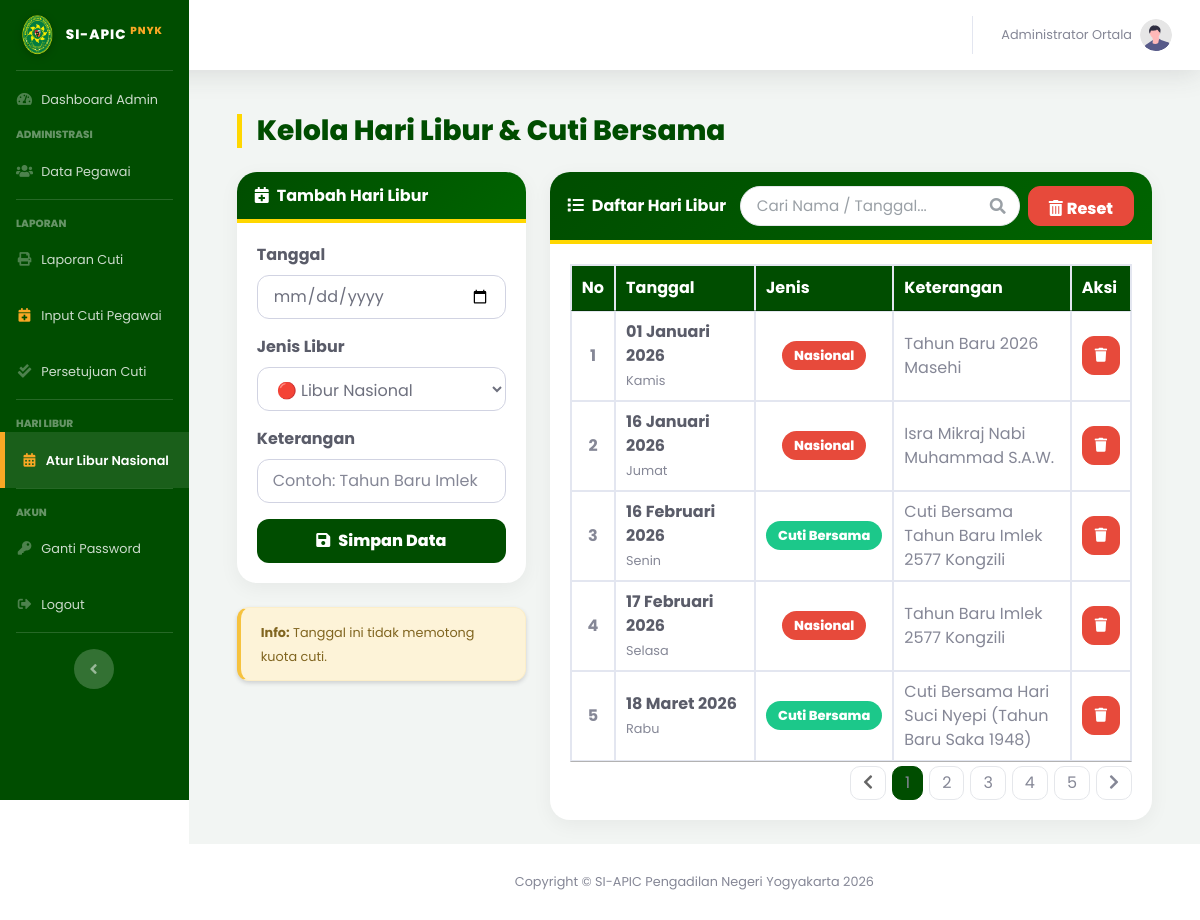
/index.php?page=manage_libur (signed in), run on an earlier commit of the app's database.
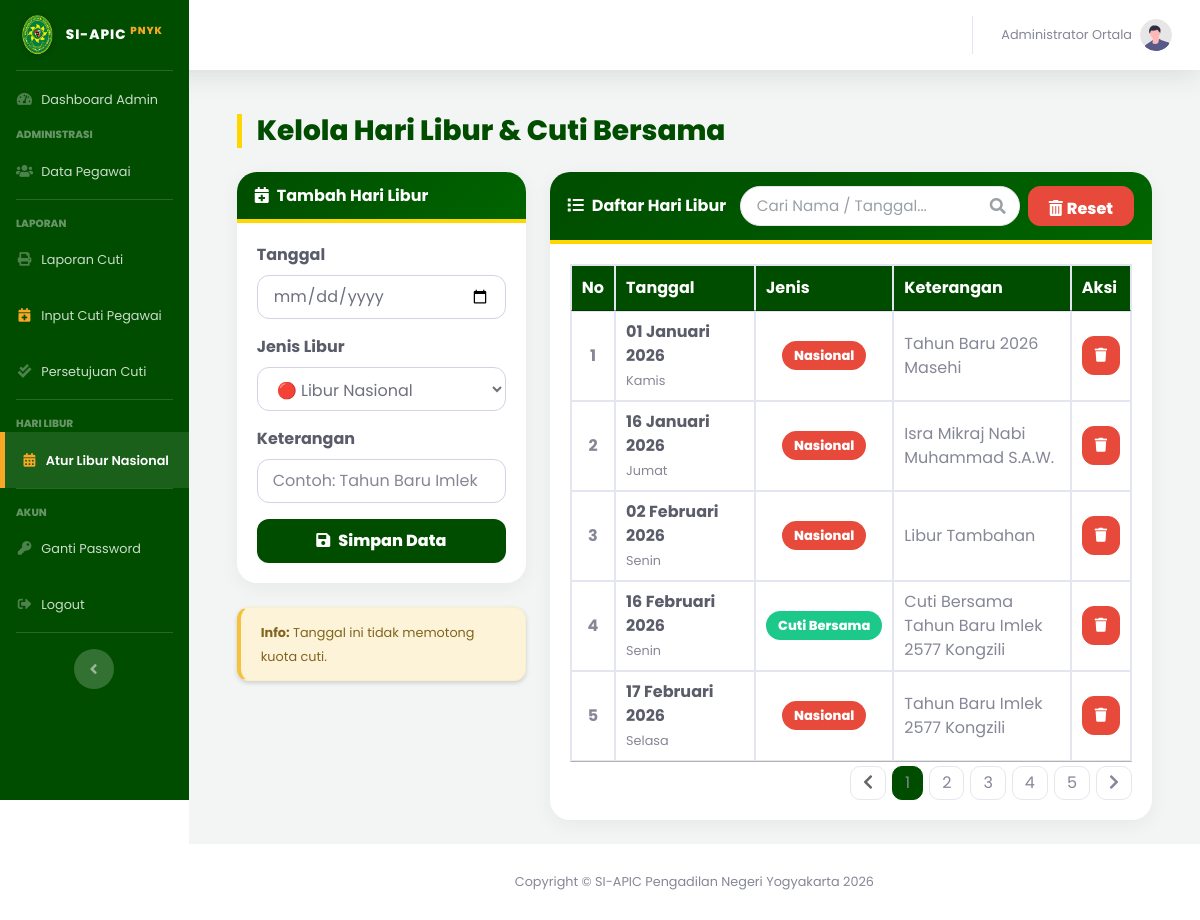
And on a later commit of the database.
### tables this page shows
CREATE TABLE `libur_nasional` (
  `id_libur` int(11) NOT NULL,
  `tanggal` date NOT NULL,
  `jenis_libur` enum('nasional','cuti_bersama') NOT NULL DEFAULT 'nasional',
  `keterangan` varchar(100) NOT NULL
);

### pages/admin/manage_libur.php (the view, shortened to what the changed rows need)
<link rel="stylesheet" href="https://cdn.datatables.net/1.13.4/css/jquery.dataTables.min.css">
<div class="container-fluid">
    <div class="d-sm-flex align-items-center justify-content-between mb-4 mt-4">
        <h1 class="h3 text-gray-800 page-title-pn">Kelola Hari Libur & Cuti Bersama</h1>
    </div>
    <div class="row">
        <div class="col-lg-8">
            <div class="card card-pn mb-4">
                <div class="card-body">
                    <div class="table-responsive">
                        <table class="table table-bordered table-hover" id="dataTableLibur" width="100%" cellspacing="0">
                            <thead class="thead-pn">
                                <tr class="text-center">
                                    <th width="5%">No</th>
                                    <th width="25%">Tanggal</th>
                                    <th width="18%">Jenis</th>
                                    <th>Keterangan</th>
                                    <th width="10%">Aksi</th>
                                </tr>
                            </thead>
                            <tbody>
                                <?php
                                $no = 1;
                                $qry = mysqli_query($koneksi, "SELECT * FROM libur_nasional ORDER BY tanggal ASC");
                                $hari_indo = [
                                    'Sunday'=>'Minggu','Monday'=>'Senin','Tuesday'=>'Selasa','Wednesday'=>'Rabu',
                                    'Thursday'=>'Kamis','Friday'=>'Jumat','Saturday'=>'Sabtu'
                                ];
                                $bulan_indo = [
                                    '01'=>'Januari','02'=>'Februari','03'=>'Maret','04'=>'April','05'=>'Mei','06'=>'Juni',
                                    '07'=>'Juli','08'=>'Agustus','09'=>'September','10'=>'Oktober','11'=>'November','12'=>'Desember'
                                ];
                                while($d = mysqli_fetch_array($qry)):
                                    $day_en = date('l', strtotime($d['tanggal']));
                                    $nama_hari = $hari_indo[$day_en] ?? $day_en;
                                    $tgl_split = explode('-', $d['tanggal']);
                                    $nama_bulan = $bulan_indo[$tgl_split[1]] ?? $tgl_split[1];
                                    $tanggal_full_indo = $tgl_split[2]." ".$nama_bulan." ".$tgl_split[0];
                                ?>
                                <tr>
                                    <td class="text-center font-weight-bold"><?= $no++ ?></td>
                                    <td>
                                        <div class="font-weight-bold text-dark"><?= $tanggal_full_indo ?></div>
                                        <small class="text-muted"><?= $nama_hari ?></small>
                                    </td>
                                    <td class="text-center">
                                        <?php if($d['jenis_libur'] == 'nasional'): ?>
                                            <span class="badge badge-danger badge-pill-soft">Nasional</span>
                                        <?php else: ?>
                                            <span class="badge badge-success badge-pill-soft">Cuti Bersama</span>
                                        <?php endif; ?>
                                    </td>
                                    <td><?= $d['keterangan'] ?></td>
                                    <td class="text-center">
                                        <a href="javascript:void(0);"
                                           onclick="konfirmasiHapus('index.php?page=manage_libur&hapus=<?= $d['id_libur'] ?>')"
                                           class="btn btn-danger btn-sm shadow-sm" style="border-radius:12px; padding:8px 12px;" title="Hapus">
                                            <i class="fas fa-trash"></i>
                                        </a>
                                    </td>
                                </tr>
                                <?php endwhile; ?>
                            </tbody>
                        </table>
                    </div>
                </div>
            </div>
        </div>
    </div>
</div>

What changed in the data, as far as the page shows it:
no longer on this page (row unchanged): libur_nasional: tanggal "18 Maret 2026", tanggal "Rabu", jenis_libur "Cuti Bersama", keterangan "Cuti Bersama Hari Suci Nyepi (Tahun Baru Saka 1948)"
added libur_nasional: tanggal "02 Februari 2026", tanggal "Senin", jenis_libur "Nasional", keterangan "Libur Tambahan"
